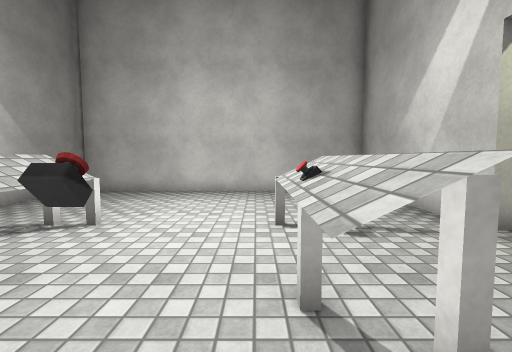
view 1 (above)

15 first-person views from a walk through a scene from a Unity 3-D project. The camera is 1.3 m above the floor, tilts 4° down and sees 90° across. The floor is counted in squares, 0.9 m on a side. Each view is taken from the middle of a square. On the plan, view 1 faces up. The plan holds only what a view shows up to about 13 squares ahead; the rest is blank. The place goes on beyond the plan. The player is left out. Door leaves are left out, so doorways stand open. Some surface patterns are stand-ins.

view 2
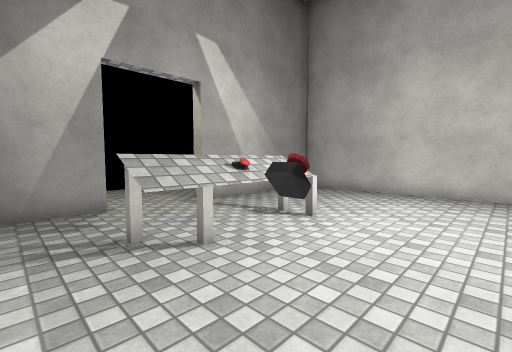

view 3
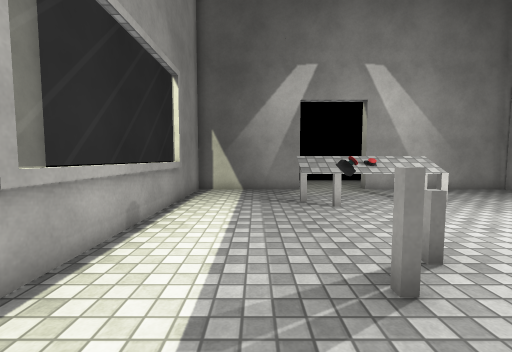

view 4
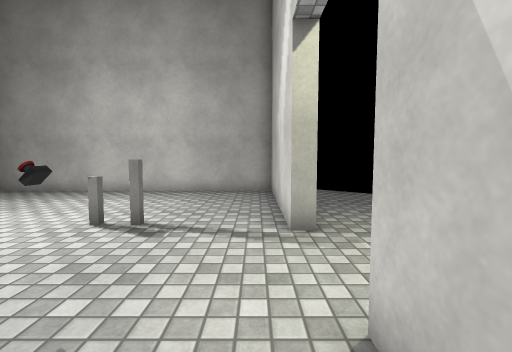

view 5
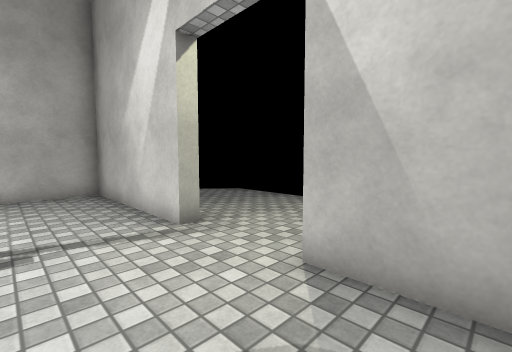

view 6
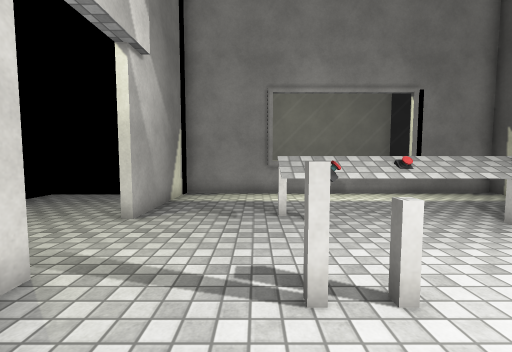

view 7
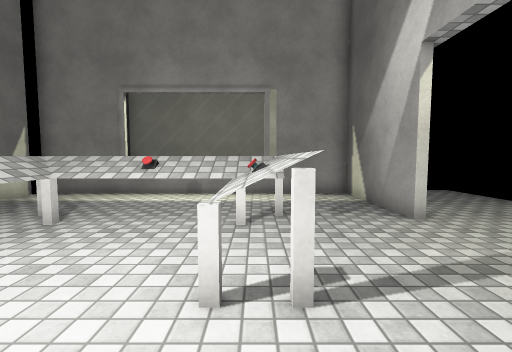

view 8
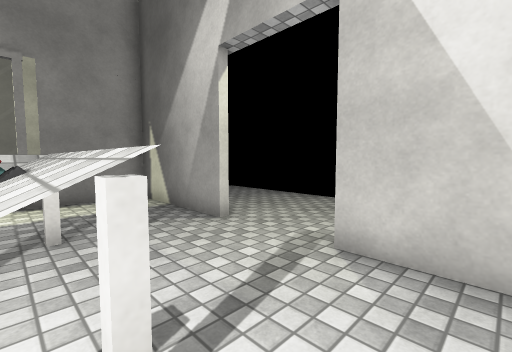

view 9
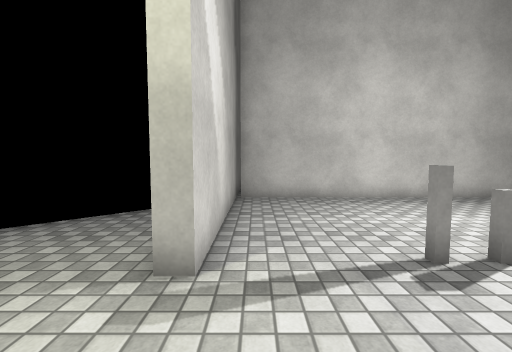

view 10
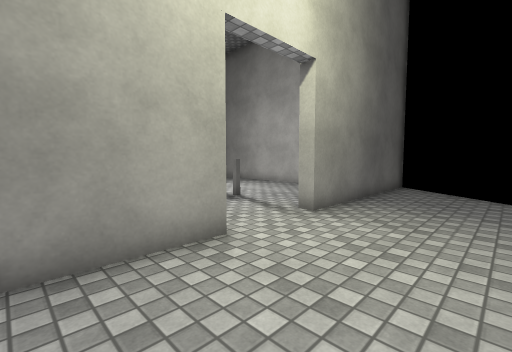

view 11
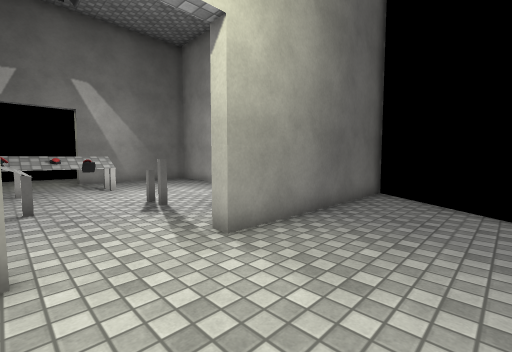

view 12
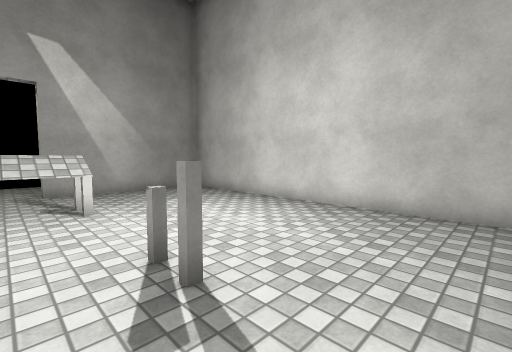

view 13
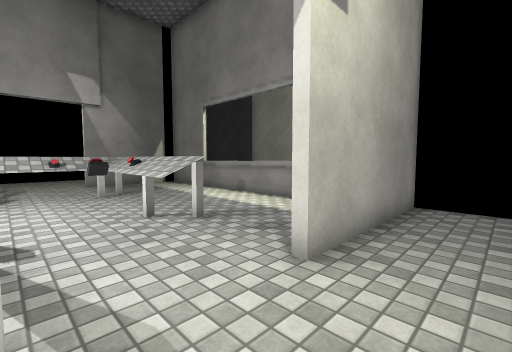

view 14
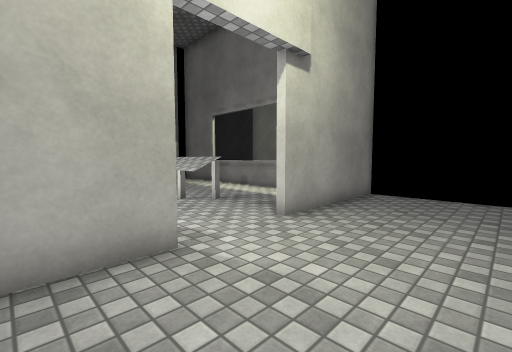

view 15
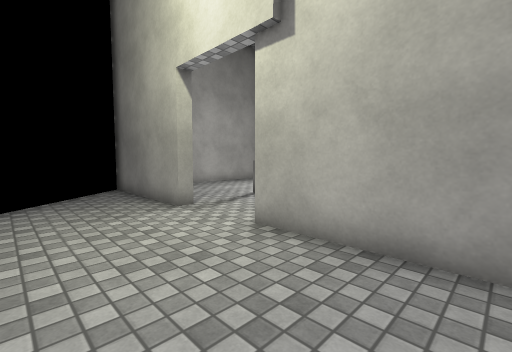

### Floor plan
Key: @ floor where view 1 was taken; # wall or solid block; . floor; D open door; = window, fence, low wall or low ledge; ^ raised ledge; O other object.
Columns run from 13 left of view 1 to 10 right of it. Each row starts with its distance up from view 1.
 13                   #
 12      ##############.
 11      #............#..
 10      #............#...#
  9    #.#............#....
  8    ..#............#....
  7  ....#............#....
  6  ....#............#....#
  5  ....D...^....^...D....
  4 #....DD..O....O...D....
  3 #....DD..^....^...D....
  2 #....D...^^^O^^...D....
  1  ....#............#....
  0  ....#.......@....#....
 -1  ....#............#....
 -2  ....#............###
 -3  ....####======####
 -4      ###
 -5       #
 -6       #

Where each view was taken, in squares from view 1:
view 1: 0 up, 0 right, facing up
view 2: 0 up, 0 right, facing up-left
view 3: 0 up, 4 right, facing left
view 4: 0 up, 4 right, facing up
view 5: 0 up, 2 right, facing up-right
view 6: 8 up, 2 right, facing down
view 7: 8 up, 4 left, facing down
view 8: 7 up, 4 left, facing down-left
view 9: 2 up, 7 left, facing up
view 10: 1 down, 9 right, facing up-left
view 11: 2 up, 9 right, facing up-left
view 12: 4 up, 4 right, facing up-left
view 13: 5 up, 10 left, facing down-right
view 14: 7 up, 12 left, facing down-right
view 15: 2 down, 12 left, facing up-right
